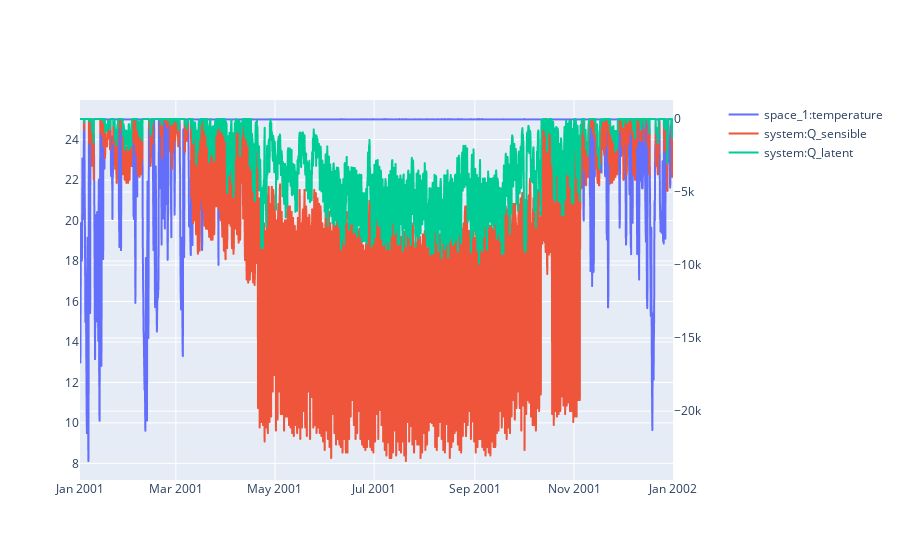

Notebook source saved alongside this figure:
### Code cell
variables = [pro.component("space_1").variable("temperature"),
             pro.component("system").variable("Q_sensible"),
             pro.component("system").variable("Q_latent"),
             ]
sim.plot(pro.dates(),variables,axis=[1,2,2])

### Figure 1 — Plotly figure (JSON) as saved in the notebook; plotly's stock layout.template omitted (floating-point values rounded to 4 significant figures; data arrays with more than 128 entries replaced by an {"elided": "..."} marker saying what was removed)
{"data": [{"hovertemplate": "date=%{x}<br>space_1:temperature=%{y}<extra></extra>", "legendgroup": "", "line": {"dash": "solid"}, "marker": {"symbol": "circle"}, "mode": "lines", "name": "space_1:temperature", "showlegend": true, "type": "scattergl", "x": {"elided": "8760 str values"}, "xaxis": "x", "y": {"elided": "8760 float values"}, "yaxis": "y"}, {"hovertemplate": "date=%{x}<br>system:Q_sensible=%{y}<extra></extra>", "legendgroup": "", "line": {"dash": "solid"}, "marker": {"symbol": "circle"}, "mode": "lines", "name": "system:Q_sensible", "showlegend": true, "type": "scattergl", "x": {"elided": "8760 str values"}, "xaxis": "x", "y": {"elided": "8760 float values"}, "yaxis": "y2"}, {"hovertemplate": "date=%{x}<br>system:Q_latent=%{y}<extra></extra>", "legendgroup": "", "line": {"dash": "solid"}, "marker": {"symbol": "circle"}, "mode": "lines", "name": "system:Q_latent", "showlegend": true, "type": "scattergl", "x": {"elided": "8760 str values"}, "xaxis": "x", "y": {"elided": "8760 float values"}, "yaxis": "y2"}], "layout": {"xaxis": {"anchor": "y", "domain": [0, 0.94]}, "yaxis": {"anchor": "x", "domain": [0, 1]}, "yaxis2": {"anchor": "x", "overlaying": "y", "side": "right"}}}
